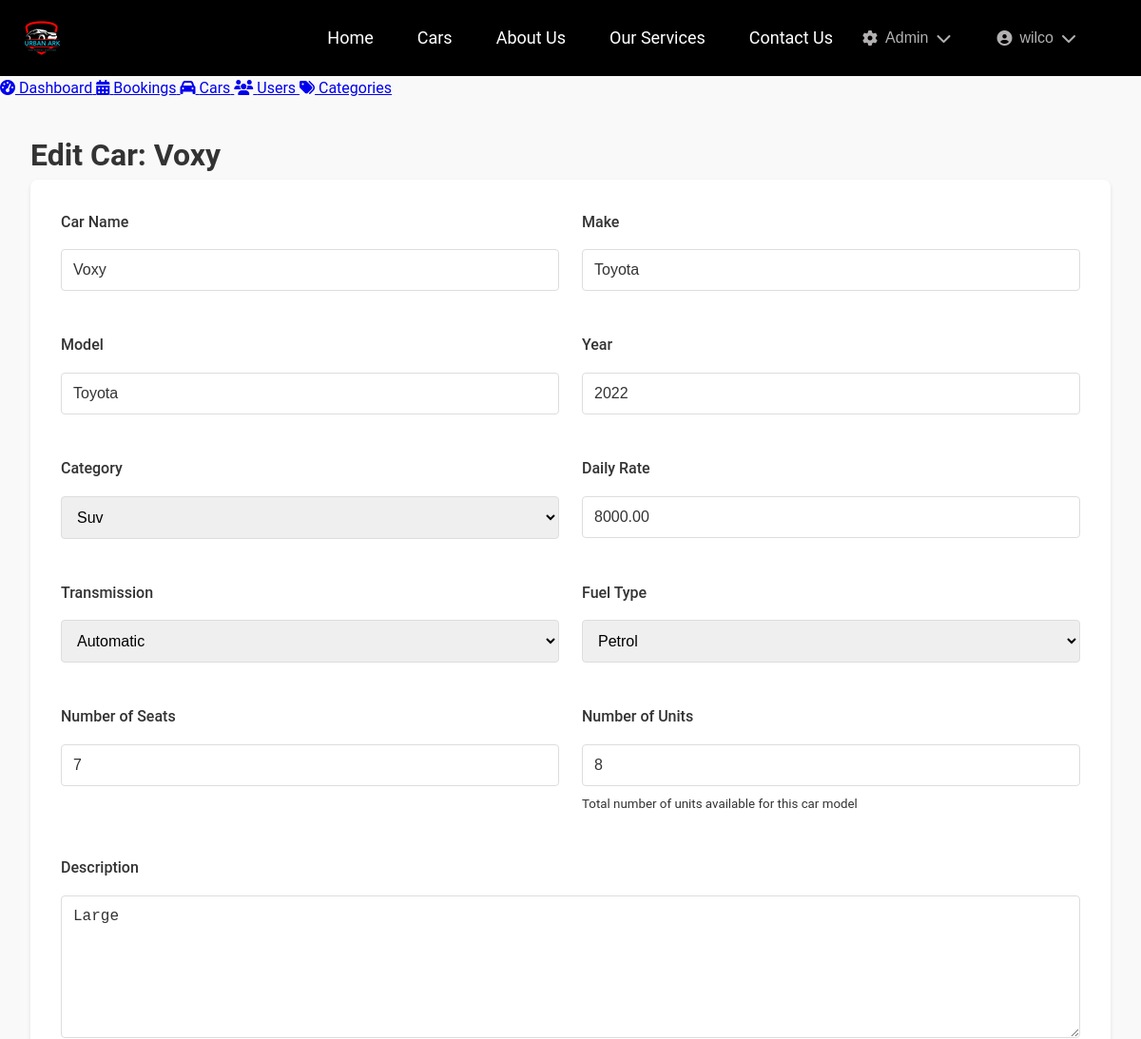
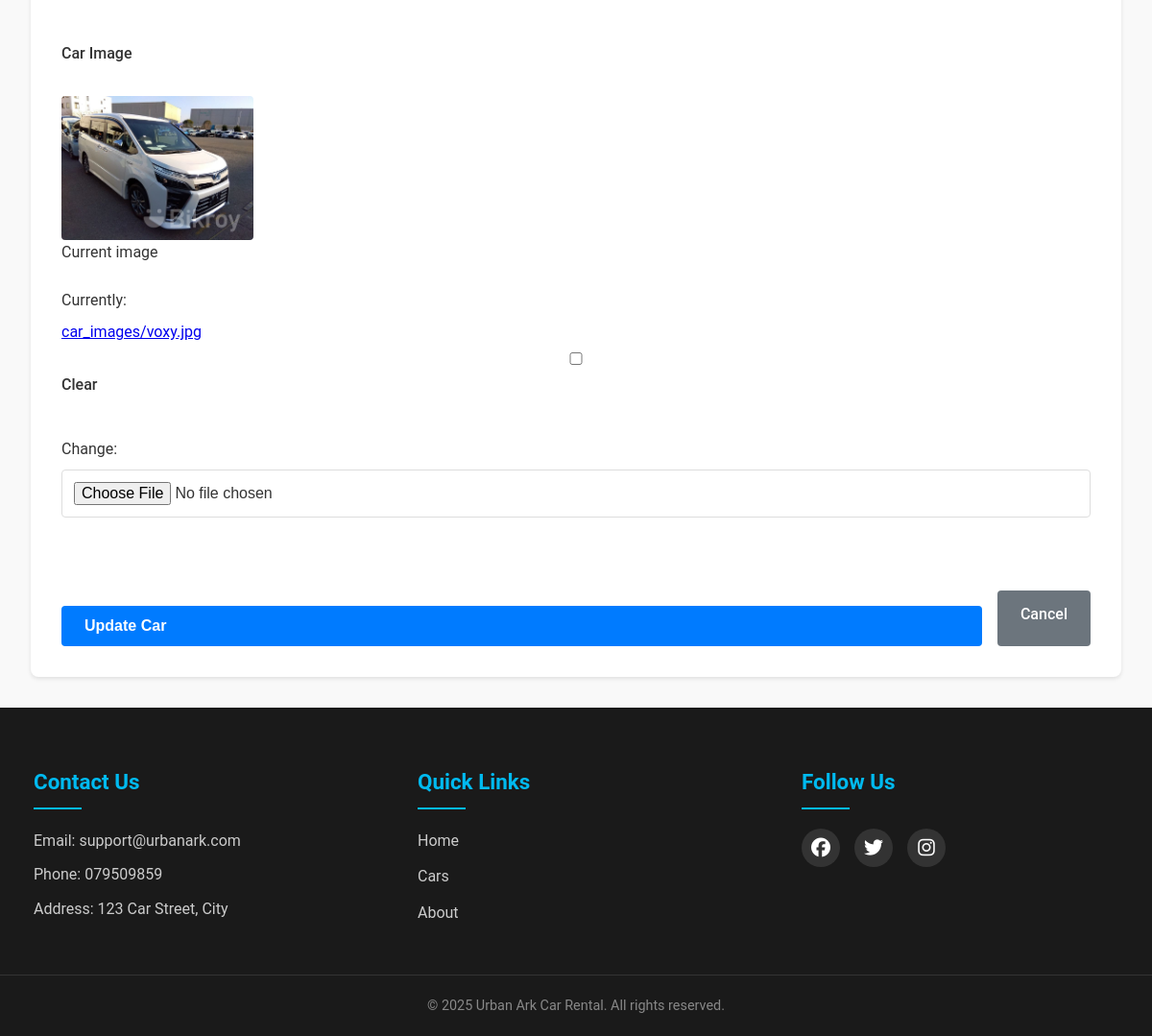
Screenshot of /cars/admin/edit/3/ (signed in) with the database file from the repository (2 pictures, top to bottom).
### users/models.py (models this page shows, shortened)
class CustomUser(AbstractUser):
    USER_TYPE_CHOICES = (
        ('customer', 'Customer'),
        ('admin', 'Admin'),
        ('staff', 'Staff')
    )
    GENDER_CHOICES = [
        ('male', 'Male'),
        ('female', 'Female'),
        ('other', 'Other')
    ]
    user_type = models.CharField(max_length=20, choices=USER_TYPE_CHOICES, default='customer')
    email = models.EmailField(_('email address'), unique=True)
    gender = models.CharField(max_length=10, choices=GENDER_CHOICES, blank=True, null=True)
    date_of_birth = models.DateField(_('date of birth'), null=True, blank=True)
    profile_picture = models.ImageField(upload_to='profile_pics/', null=True, blank=True)
    is_verified = models.BooleanField(default=False)
    phone_regex = RegexValidator(
        regex=r'^\+?1?\d{9,15}$',
        message="Phone number must be entered in the format: '+999999999'. Up to 15 digits allowed."
    )
    phone_number = models.CharField(validators=[phone_regex], max_length=17, blank=True)
    emergency_contact = models.CharField(max_length=100, blank=True)
    emergency_phone = models.CharField(validators=[phone_regex], max_length=17, blank=True)
    street_address = models.CharField(max_length=255, blank=True)
    city = models.CharField(max_length=100, blank=True)
    postal_code = models.CharField(max_length=10, blank=True)
    country = models.CharField(max_length=100, blank=True)
    license_number = models.CharField(max_length=50, blank=True)
    license_country = models.CharField(max_length=100, blank=True)
    license_expiry = models.DateField(null=True, blank=True)
    license_image = models.ImageField(upload_to='licenses/', null=True, blank=True)
    has_international_permit = models.BooleanField(default=False)
    international_permit_number = models.CharField(max_length=50, blank=True)
    international_permit_expiry = models.DateField(null=True, blank=True)
    USERNAME_FIELD = 'email'
    REQUIRED_FIELDS = ['username']
    class Meta:
        verbose_name = _('user')
        verbose_name_plural = _('users')

### cars/models.py (models this page shows, shortened)
class Car(models.Model):
    TRANSMISSION_CHOICES = [
        ('auto', 'Automatic'),
        ('manual', 'Manual')
    ]
    FUEL_CHOICES = [
        ('petrol', 'Petrol'),
        ('diesel', 'Diesel'),
        ('hybrid', 'Hybrid'),
        ('electric', 'Electric')
    ]
    name = models.CharField(max_length=200)
    make = models.CharField(max_length=100)
    model = models.CharField(max_length=100)
    description = models.TextField(blank=True)
    category = models.ForeignKey(CarCategory, on_delete=models.CASCADE)
    year = models.IntegerField(
        validators=[
            MinValueValidator(1990),
            MaxValueValidator(2025)
        ]
    )
    transmission = models.CharField(max_length=10, choices=TRANSMISSION_CHOICES)
    fuel_type = models.CharField(max_length=10, choices=FUEL_CHOICES)
    seats = models.IntegerField()
    daily_rate = models.DecimalField(max_digits=10, decimal_places=2)
    image = models.ImageField(upload_to='car_images/', null=True, blank=True)
    quantity = models.PositiveIntegerField(default=1, help_text="Total number of units")
    booked_units = models.PositiveIntegerField(default=0, help_text="Number of currently booked units")

### cars/views.py (the view)
@login_required
def edit_car_view(request, car_id):
    if not request.user.is_staff:
        messages.error(request, 'You do not have permission to edit cars.')
        return redirect('car_list')
    car = get_object_or_404(Car, pk=car_id)
    if request.method == 'POST':
        form = CarForm(request.POST, request.FILES, instance=car)
        if form.is_valid():
            car = form.save()
            messages.success(request, f'Car "{car.name}" updated successfully.')
            return redirect('car_detail', car_id=car.id)
    else:
        form = CarForm(instance=car)
    return render(request, 'cars/car_form.html', {
        'form': form,
        'title': f'Edit Car: {car.name}',
        'submit_text': 'Update Car',
        'car': car
    })

### cars/forms.py (shortened to what this page needs)
class CarForm(forms.ModelForm):
    class Meta:
        model = Car
        fields = [
            'name', 'make', 'model',
            'description', 'category',
            'year', 'transmission',
            'fuel_type', 'seats',
            'daily_rate', 'image',
            'quantity'
        ]

### cars/models.py (called while the page is built)
    def __str__(self):
        return self.name

### templates/cars/car_form.html (shortened to what this page needs)
{% extends 'admin/base_admin.html' %}
{% load static %}
{% block extra_css %}
<link rel="stylesheet" href="{% static 'css/car_form.css' %}">
{% endblock %}
{% block admin_content %}
<div class="car-form-container">
    <div class="page-header">
        <h1>{{ title }}</h1>
    </div>
    <div class="form-card">
        <form method="POST" enctype="multipart/form-data" class="car-form">
            <div class="form-row">
                <div class="form-group">
                    <label for="{{ form.name.id_for_label }}">Car Name</label>
                    {{ form.name }}
                </div>
                <div class="form-group">
                    <label for="{{ form.make.id_for_label }}">Make</label>
                    {{ form.make }}
                </div>
            </div>
            <div class="form-row">
                <div class="form-group">
                    <label for="{{ form.model.id_for_label }}">Model</label>
                    {{ form.model }}
                </div>
                <div class="form-group">
                    <label for="{{ form.year.id_for_label }}">Year</label>
                    {{ form.year }}
                </div>
            </div>
            <div class="form-row">
                <div class="form-group">
                    <label for="{{ form.category.id_for_label }}">Category</label>
                    {{ form.category }}
                </div>
                <div class="form-group">
                    <label for="{{ form.daily_rate.id_for_label }}">Daily Rate</label>
                    {{ form.daily_rate }}
                </div>
            </div>
            <div class="form-row">
                <div class="form-group">
                    <label for="{{ form.transmission.id_for_label }}">Transmission</label>
                    {{ form.transmission }}
                </div>
                <div class="form-group">
                    <label for="{{ form.fuel_type.id_for_label }}">Fuel Type</label>
                    {{ form.fuel_type }}
                </div>
            </div>
            <div class="form-row">
                <div class="form-group">
                    <label for="{{ form.seats.id_for_label }}">Number of Seats</label>
                    {{ form.seats }}
                </div>
                <div class="form-group">
                    <label for="{{ form.quantity.id_for_label }}">Number of Units</label>
                    {{ form.quantity }}
                    <small class="help-text">Total number of units available for this car model</small>
                </div>
            </div>
            <div class="form-group full-width">
                <label for="{{ form.description.id_for_label }}">Description</label>
                {{ form.description }}
            </div>
            <div class="form-group image-upload">
                <label for="{{ form.image.id_for_label }}">Car Image</label>
                {% if car and car.image %}
                    <div class="current-image">
                        <img src="{{ car.image.url }}" alt="Current car image">
                        <p>Current image</p>
                    </div>
                {% endif %}
                {{ form.image }}
            </div>
            <div class="form-actions">
                <button type="submit" class="btn btn-primary">{{ submit_text }}</button>
                <a href="{% url 'admin_cars' %}" class="btn btn-secondary">Cancel</a>
            </div>
        </form>
    </div>
</div>
{% endblock %}

### templates/base.html (shortened to what this page needs)
<html lang="en">
<head>
    {% load static %}
    <link rel="stylesheet" href="{% static 'css/style.css' %}">
    <link rel="stylesheet" href="{% static 'css/home.css' %}">
    <link rel="stylesheet" href="{% static 'css/about.css' %}">
    <link rel="stylesheet" href="{% static 'css/contact.css' %}">
    <link rel="stylesheet" href="https://cdnjs.cloudflare.com/ajax/libs/font-awesome/6.7.2/css/all.min.css">
    {% block extra_css %}{% endblock %}
</head>
<body>
    <header class="header">
        <div class="logo-container">
            <a href="{% url 'home' %}">
                <img src="{% static 'img/logo.png' %}" alt="Urban Ark Logo" class="logo">
            </a>
        </div>
        <nav class="navbar">
            <div class="nav-links">
                <a href="{% url 'home' %}" class="{% if request.resolver_match.url_name == 'home' %}active{% endif %}">Home</a>
                <a href="{% url 'car_list' %}" class="{% if request.resolver_match.url_name == 'car_list' %}active{% endif %}">Cars</a>
                <a href="{% url 'about' %}" class="{% if request.resolver_match.url_name == 'about' %}active{% endif %}">About Us</a>
                <a href="{% url 'services' %}" class="{% if request.resolver_match.url_name == 'services' %}active{% endif %}">Our Services</a>
                <a href="{% url 'contact' %}" class="{% if request.resolver_match.url_name == 'contact' %}active{% endif %}">Contact Us</a>
            </div>
            {% if user.is_authenticated %}
            <div class="nav-right">
                {% if user.is_staff %}
                <div class="dropdown">
                    <button class="dropbtn">
                        <i class="fas fa-cog"></i> Admin
                        <i class="fas fa-chevron-down"></i>
                    </button>
                </div>
                {% endif %}
                <div class="dropdown">
                    <button class="dropbtn user-menu-btn">
                        {% if user.profile_picture %}
                            <img src="{{ user.profile_picture.url }}" alt="Profile" class="profile-pic">
                        {% else %}
                            <i class="fas fa-user-circle"></i>
                        {% endif %}
                        {{ user.get_full_name|default:user.username }}
                        <i class="fas fa-chevron-down"></i>
                    </button>
                </div>
            </div>
            {% else %}
            <div class="nav-right">
                <a href="{% url 'login' %}" class="login-btn">Login</a>
                <a href="{% url 'register' %}" class="register-btn">Register</a>
            </div>
            {% endif %}
        </nav>
    </header>
    <div class="content">
        {% block content %}
        {% endblock %}
    </div>
    <footer class="site-footer">
        <div class="footer-content">
            <div class="footer-section">
                <h3>Contact Us</h3>
                <p>Email: support@urbanark.com</p>
                <p>Phone: 079509859</p>
                <p>Address: 123 Car Street, City</p>
            </div>
            <div class="footer-section">
                <h3>Quick Links</h3>
                <ul>
                    <li><a href="{% url 'home' %}">Home</a></li>
                    <li><a href="{% url 'car_list' %}">Cars</a></li>
                    <li><a href="{% url 'about' %}">About</a></li>
                </ul>
            </div>
            <div class="footer-section">
                <h3>Follow Us</h3>
                <div class="social-links">
                    <a href="#"><i class="fab fa-facebook"></i></a>
                    <a href="#"><i class="fab fa-twitter"></i></a>
                    <a href="#"><i class="fab fa-instagram"></i></a>
                </div>
            </div>
        </div>
        <div class="footer-bottom">
            <p>&copy; <span id="year"></span> Urban Ark Car Rental. All rights reserved.</p>
        </div>
    </footer>
</body>
</html>

### static/css/style.css (style rules this page uses)
.header { background: black; padding: 15px 20px; display: flex; justify-content: space-between; align-items: center; position: fixed; top: 0; left: 0; width: 100%; z-index: 100; box-sizing: border-box; }
.logo-container img { height: 50px; width: auto; }
.navbar { display: flex; justify-content: space-between; align-items: center; padding: 0 2rem; }
.nav-links { display: flex; align-items: center; gap: 1rem; }
.nav-right { display: flex; align-items: center; gap: 1rem; }
.navbar a { color: white; text-decoration: none; margin: 0 15px; font-size: 18px; transition: color 0.3s ease; position: relative; }
.navbar a::after { content: ''; position: absolute; width: 0; height: 2px; background: #00baf0; left: 0; bottom: -5px; transition: width 0.3s ease; }
.dropdown { position: relative; display: inline-block; }
.dropbtn { background: transparent; color: #b3b0b0; padding: 0.5rem 1rem; border: none; cursor: pointer; display: flex; align-items: center; gap: 0.5rem; font-size: 1rem; }
.user-menu-btn { display: flex; align-items: center; gap: 0.5rem; }
.site-footer { background: #1a1a1a; color: #fff; padding: 60px 0 20px; margin-top: auto; }
.footer-content { max-width: 1200px; margin: 0 auto; display: grid; grid-template-columns: repeat(auto-fit, minmax(250px, 1fr)); gap: 40px; padding: 0 20px; }
.footer-section { padding: 0 15px; }
.footer-section h3 { color: #00baf0; font-size: 1.4rem; margin-bottom: 20px; position: relative; padding-bottom: 10px; }
.footer-section h3::after { content: ''; position: absolute; left: 0; bottom: 0; width: 50px; height: 2px; background: #00baf0; }
.footer-section p { margin: 10px 0; color: #ccc; line-height: 1.6; }
.footer-section ul { list-style: none; padding: 0; }
.footer-section ul li { margin-bottom: 12px; }
.footer-section a { color: #ccc; text-decoration: none; transition: color 0.3s ease, padding-left 0.3s ease; display: inline-block; }
.social-links { display: flex; gap: 15px; margin-top: 20px; }
.social-links a { background: #333; width: 40px; height: 40px; border-radius: 50%; display: flex; align-items: center; justify-content: center; transition: transform 0.3s ease, background-color 0.3s ease; }
.social-links a i { font-size: 20px; color: #fff; }
.footer-bottom { text-align: center; margin-top: 40px; padding-top: 20px; border-top: 1px solid #333; }
.footer-bottom p { color: #888; font-size: 0.9rem; }
body { min-height: 100vh; display: flex; flex-direction: column; }
.content { flex: 1; padding-top: 80px; }
.content { padding-top: 80px; }

### static/css/home.css (style rules this page uses)
* { box-sizing: border-box; margin: 0; padding: 0; }
body { font-family: 'Poppins', sans-serif; color: #333; line-height: 1.6; background-color: #f9f9f9; }
.btn { display: inline-block; text-decoration: none; padding: 0.8rem 1.5rem; border-radius: 5px; font-weight: 500; transition: all 0.3s ease; text-align: center; }
.btn-primary { background-color: #2c3e50; color: white; border: none; width: 100%; margin-top: 1rem; }

### static/css/about.css (style rules this page uses)
:root { --primary-color: #1e3a8a; --secondary-color: #3b82f6; --accent-color: #f59e0b; --light-gray: #f3f4f6; --dark-gray: #4b5563; --white: #ffffff; --shadow: 0 4px 6px rgba(0, 0, 0, 0.1); --transition: all 0.3s ease; }
body { color: #333; font-family: 'Roboto', Arial, sans-serif; line-height: 1.6; }

### static/css/contact.css (style rules this page uses)
:root { --primary-color: #1e3a8a; --secondary-color: #3b82f6; --accent-color: #f59e0b; --light-gray: #f3f4f6; --dark-gray: #4b5563; --white: #ffffff; --shadow: 0 4px 6px rgba(0, 0, 0, 0.1); --transition: all 0.3s ease; }
.form-group { margin-bottom: 20px; }
.form-group label { display: block; margin-bottom: 8px; font-weight: 500; color: var(--dark-gray); }
.form-group input, .form-group textarea { width: 100%; padding: 12px 15px; border: 1px solid #ddd; border-radius: 4px; font-size: 1rem; color: #333; transition: var(--transition); }
.form-group textarea { height: 150px; resize: vertical; }
.btn-primary { background-color: var(--primary-color); color: var(--white); padding: 12px 25px; border: none; border-radius: 4px; font-size: 1rem; font-weight: 600; cursor: pointer; transition: var(--transition); display: inline-flex; align-items: center; gap: 8px; }

### rows the page displays
CustomUser: get_full_name "wilco"
Car: name "Voxy", make "Toyota", model "Toyota", year "2022", category "Suv", daily_rate "8000.00", transmission "Automatic", fuel_type "Petrol", seats "7", quantity "8", description "Large", image (picture)

### other values shown
{{ title }} "Edit Car: Voxy"
{{ submit_text }} "Update Car"
